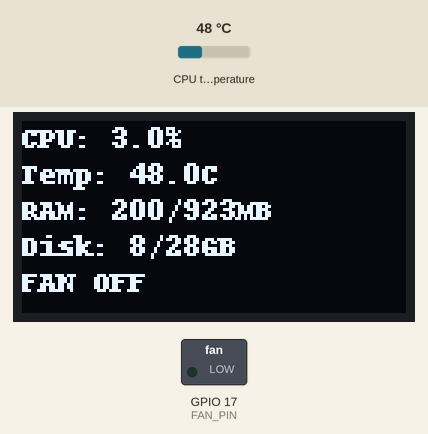
Recording of a program running on a simulated Raspberry Pi (BCM pin numbers). On the bench: 128×64 one-colour display, switched loads named in the program (green lamp = pin HIGH). Inputs (shaded band) come from the test bench; at power-on: CPU temperature 48 °C. System figures (address, load, memory, disk, uptime) are fixed made-up values; threads take turns every 2 ms; what the program prints to the terminal is not drawn.

Above: at 1.2 s.
1.3 s: CPU temperature set to 54 °C
At 3.3 s:
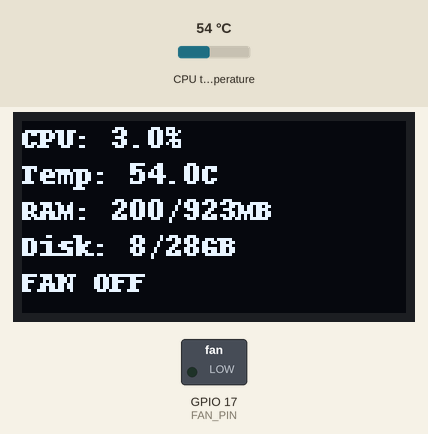
3.7 s: CPU temperature set to 57 °C
At 5.5 s:
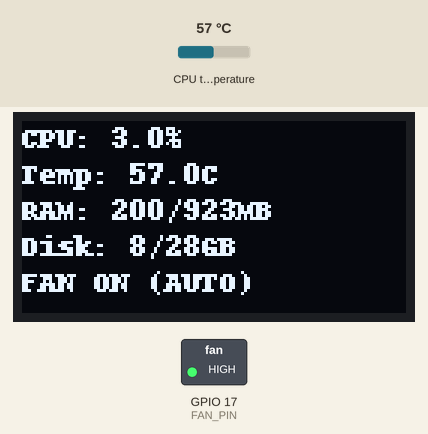
5.8 s: CPU temperature set to 31 °C
At 6.9 s:
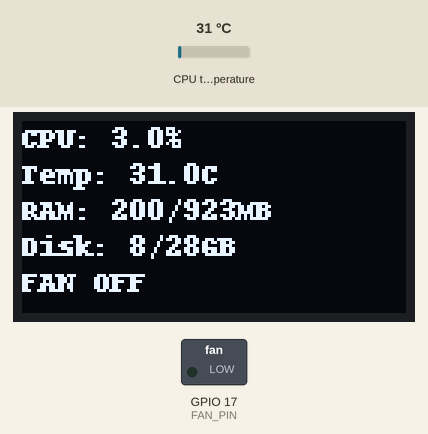
Timing chart, 0 to 8.8 s (numbered marks = the images above; inputs shaded):
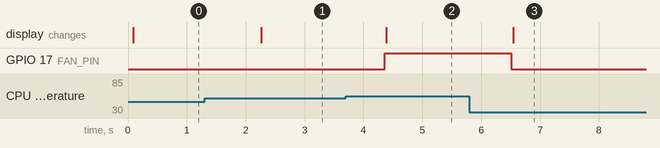

Measured:
- the behaviour switches between 55 and 56 °C on CPU temperature (found by bisection; images 1 and 2)
- after the input at 1.3 s, the display: changes after 0.96 s (image 1)
- after the input at 3.7 s, GPIO 17 (FAN_PIN): LOW → HIGH after 0.66 s; the display: changes after 0.69 s (image 2)
- after the input at 5.8 s, GPIO 17 (FAN_PIN): HIGH → LOW after 0.71 s; the display: changes after 0.74 s (image 3)

The program:

read_cpu_web.py
```python
#!/usr/bin/env python3
# pi_monitor_flask.py
# Single-file system monitor + OLED + fan control + Flask dashboard
# Option 1 behaviour: Manual switch allowed, but if temp > 55°C fan forced ON.

import threading
import time
import os
from flask import Flask, jsonify, request, render_template_string
import psutil
from PIL import Image, ImageDraw, ImageFont
import board
import adafruit_ssd1306
import RPi.GPIO as GPIO

# -------------------------
# CONFIG
# -------------------------
FAN_PIN = 17
TEMP_SAFE_THRESHOLD = 55.0   # °C - above this fan forced ON
OLED_WIDTH = 128
OLED_HEIGHT = 64
I2C_ADDR = 0x3C

POLL_INTERVAL = 1.0   # seconds for local monitoring
WEB_POLL_INTERVAL = 2.0  # seconds clients poll the server for updates

# -------------------------
# GLOBAL STATE (shared)
# -------------------------
state = {
    "cpu_percent": 0.0,
    "cpu_temp": None,
    "ram_used_mb": 0,
    "ram_total_mb": 0,
    "ram_percent": 0,
    "disk_used_gb": 0,
    "disk_total_gb": 0,
    "disk_percent": 0,
    "fan_actual_on": False,   # what is actually set on GPIO
    "fan_manual_state": False, # user-chosen state from web (True = ON, False = OFF)
    "fan_forced_auto": False  # whether currently forced ON due to temp
}

state_lock = threading.Lock()

# -------------------------
# HELPER: read CPU temp
# -------------------------
def get_cpu_temp():
    try:
        with open("/sys/class/thermal/thermal_zone0/temp", "r") as f:
            t = int(f.read().strip()) / 1000.0
        return t
    except Exception:
        return None

# -------------------------
# GPIO & OLED SETUP
# -------------------------
GPIO.setmode(GPIO.BCM)
GPIO.setup(FAN_PIN, GPIO.OUT)
GPIO.output(FAN_PIN, GPIO.LOW)

# OLED setup (same as your original code)
i2c = board.I2C()
oled = adafruit_ssd1306.SSD1306_I2C(OLED_WIDTH, OLED_HEIGHT, i2c, addr=I2C_ADDR)
oled.fill(0)
oled.show()
font = ImageFont.load_default()

# -------------------------
# MONITOR THREAD
# -------------------------
def monitor_loop():
    """
    Runs in a separate thread:
    - collects stats using psutil and get_cpu_temp()
    - decides fan state according to Option 1 logic:
       * If cpu_temp > TEMP_SAFE_THRESHOLD -> force fan ON (auto override)
       * Else follow manual state (from web)
    - update GPIO and OLED and state dict
    """
    while True:
        cpu = psutil.cpu_percent(interval=None)  # non-blocking
        cpu_temp = get_cpu_temp()
        ram = psutil.virtual_memory()
        disk = psutil.disk_usage('/')

        # convert sizes
        ram_used_mb = ram.used // (1024**2)
        ram_total_mb = ram.total // (1024**2)
        disk_used_gb = disk.used // (1024**3)
        disk_total_gb = disk.total // (1024**3)

        # Decide fan
        forced = False
        if cpu_temp is not None and cpu_temp > TEMP_SAFE_THRESHOLD:
            forced = True

        with state_lock:
            state["cpu_percent"] = round(cpu, 1)
            state["cpu_temp"] = round(cpu_temp, 1) if cpu_temp is not None else None
            state["ram_used_mb"] = ram_used_mb
            state["ram_total_mb"] = ram_total_mb
            state["ram_percent"] = ram.percent
            state["disk_used_gb"] = disk_used_gb
            state["disk_total_gb"] = disk_total_gb
            state["disk_percent"] = disk.percent
            state["fan_forced_auto"] = forced

            # actual fan: forced ON if forced else manual choice
            if forced:
                actual_on = True
            else:
                actual_on = bool(state["fan_manual_state"])

            state["fan_actual_on"] = actual_on

        # Set GPIO according to actual_on
        GPIO.output(FAN_PIN, GPIO.HIGH if actual_on else GPIO.LOW)

        # Draw to OLED (same layout you wanted)
        try:
            image = Image.new("1", (OLED_WIDTH, OLED_HEIGHT))
            draw = ImageDraw.Draw(image)

            draw.text((0, 0), f"CPU: {state['cpu_percent']}%", font=font, fill=255)
            if state["cpu_temp"] is not None:
                draw.text((0, 12), f"Temp: {state['cpu_temp']:.1f}C", font=font, fill=255)
            else:
                draw.text((0, 12), "Temp: NA", font=font, fill=255)

            draw.text((0, 24), f"RAM: {state['ram_used_mb']}/{state['ram_total_mb']}MB", font=font, fill=255)
            draw.text((0, 36), f"Disk: {state['disk_used_gb']}/{state['disk_total_gb']}GB", font=font, fill=255)

            # Fan label: show if AUTO forced
            if state["fan_actual_on"]:
                if state["fan_forced_auto"]:
                    fan_text = "FAN ON (AUTO)"
                else:
                    fan_text = "FAN ON"
            else:
                fan_text = "FAN OFF"

            draw.text((0, 48), fan_text, font=font, fill=255)

            oled.image(image)
            oled.show()
        except Exception as e:
            # don't let OLED errors kill the loop
            print("OLED update error:", e)

        # Print to terminal (clean)
        os.system("clear")
        with state_lock:
            print("======= RASPBERRY PI SYSTEM MONITOR =======")
            print(f"CPU Usage: {state['cpu_percent']}%")
            if state["cpu_temp"] is not None:
                print(f"CPU Temp: {state['cpu_temp']:.1f}°C")
            else:
                print("CPU Temp: Not Available")
            print(f"RAM: {state['ram_percent']}% ({state['ram_used_mb']} MB / {state['ram_total_mb']} MB)")
            print(f"Disk: {state['disk_percent']}% ({state['disk_used_gb']} GB / {state['disk_total_gb']} GB)")
            if state["fan_actual_on"]:
                if state["fan_forced_auto"]:
                    print("Fan: FAN ON (AUTO override)")
                else:
                    print("Fan: FAN ON (Manual)")
            else:
                print("Fan: FAN OFF (Manual)")
            print("============================================")

        # sleep for POLL_INTERVAL seconds
        time.sleep(POLL_INTERVAL)

# -------------------------
# FLASK APP (web UI)
# -------------------------
app = Flask(__name__)

INDEX_HTML = """
<!doctype html>
<html>
<head>
  <meta charset="utf-8" />
  <title>Pi Monitor Dashboard</title>
  <style>
    body { font-family: Arial, sans-serif; margin: 18px; }
    .card { border-radius:8px; padding:12px; box-shadow: 0 0 6px rgba(0,0,0,0.12); margin-bottom:12px; max-width:480px;}
    .big { font-size: 1.2rem; font-weight:600; }
    .muted { color: #666; font-size:0.9rem }
    .switch { display:inline-block; padding:6px 12px; border-radius:6px; background:#eee; cursor:pointer; }
    button { padding:8px 12px; border-radius:6px; cursor:pointer; }
  </style>
</head>
<body>
  <h2>Raspberry Pi Monitor</h2>

  <div class="card">
    <div>CPU: <span id="cpu">-</span></div>
    <div class="muted">Temperature: <span id="temp">-</span></div>
  </div>

  <div class="card">
    <div>RAM: <span id="ram">-</span></div>
    <div class="muted">Disk: <span id="disk">-</span></div>
  </div>

  <div class="card">
    <div class="big">Fan: <span id="fan_state">-</span></div>
    <div style="margin-top:8px;">
      <label>Manual Fan Control:
        <input type="checkbox" id="fan_manual_switch">
      </label>
      <button id="set_manual">Apply Manual State</button>
      <div class="muted" style="margin-top:8px;">If temp &gt; {{ threshold }}°C the fan will be forced ON automatically.</div>
    </div>
  </div>

  <script>
    const threshold = {{ threshold }};
    async function fetchStatus(){
      try{
        const res = await fetch("/status");
        const j = await res.json();
        document.getElementById("cpu").innerText = j.cpu_percent + "%";
        document.getElementById("temp").innerText = (j.cpu_temp !== null) ? j.cpu_temp + "°C" : "NA";
        document.getElementById("ram").innerText = j.ram_used_mb + "/" + j.ram_total_mb + "MB (" + j.ram_percent + "%)";
        document.getElementById("disk").innerText = j.disk_used_gb + "/" + j.disk_total_gb + "GB (" + j.disk_percent + "%)";
        document.getElementById("fan_state").innerText = j.fan_actual_on ? (j.fan_forced_auto ? "FAN ON (AUTO)" : "FAN ON (Manual)") : "FAN OFF (Manual)";
        // set checkbox to manual_state (so user sees current manual selection)
        document.getElementById("fan_manual_switch").checked = j.fan_manual_state;
      }catch(e){
        console.error("status err", e);
      }
    }

    // set manual state
    document.getElementById("set_manual").addEventListener("click", async ()=>{
      const val = document.getElementById("fan_manual_switch").checked;
      try{
        await fetch("/set_fan", {
          method: "POST",
          headers: { "Content-Type": "application/json" },
          body: JSON.stringify({ manual_state: val })
        });
        // refresh status after set
        await fetchStatus();
      }catch(e){
        console.error(e);
      }
    });

    // poll every WEB_POLL_INTERVAL seconds
    fetchStatus();
    setInterval(fetchStatus, {{ web_poll_ms }});
  </script>
</body>
</html>
"""

@app.route("/")
def index():
    # render template with threshold and poll interval
    return render_template_string(INDEX_HTML, threshold=TEMP_SAFE_THRESHOLD, web_poll_ms=int(WEB_POLL_INTERVAL*1000))

@app.route("/status")
def status():
    with state_lock:
        return jsonify({
            "cpu_percent": state["cpu_percent"],
            "cpu_temp": state["cpu_temp"],
            "ram_used_mb": state["ram_used_mb"],
            "ram_total_mb": state["ram_total_mb"],
            "ram_percent": state["ram_percent"],
            "disk_used_gb": state["disk_used_gb"],
            "disk_total_gb": state["disk_total_gb"],
            "disk_percent": state["disk_percent"],
            "fan_actual_on": state["fan_actual_on"],
            "fan_manual_state": state["fan_manual_state"],
            "fan_forced_auto": state["fan_forced_auto"]
        })

@app.route("/set_fan", methods=["POST"])
def set_fan():
    """
    Accepts JSON: { "manual_state": true/false }
    Sets the manual state; note: AUTO override still applies when temp > threshold
    """
    data = request.get_json(force=True)
    if "manual_state" not in data:
        return jsonify({"error": "manual_state required"}), 400
    manual = bool(data["manual_state"])
    with state_lock:
        state["fan_manual_state"] = manual
        # actual will be computed by monitor thread on next loop (or we could set GPIO here too)
        # immediate apply if temperature not forcing auto:
        if not state["fan_forced_auto"]:
            state["fan_actual_on"] = manual
            GPIO.output(FAN_PIN, GPIO.HIGH if manual else GPIO.LOW)
    return jsonify({"ok": True, "fan_manual_state": state["fan_manual_state"]})

# -------------------------
# STARTUP
# -------------------------
if __name__ == "__main__":
    try:
        # start monitor thread
        mthread = threading.Thread(target=monitor_loop, daemon=True)
        mthread.start()

        # run flask (accessible on all interfaces by default, port 5000)
        # you can change host/port as needed
        app.run(host="0.0.0.0", port=5000, threaded=True)
    except KeyboardInterrupt:
        pass
    finally:
        # cleanup GPIO on exit
        GPIO.output(FAN_PIN, GPIO.LOW)
        GPIO.cleanup()
        try:
            oled.fill(0)
            oled.show()
        except Exception:
            pass
        print("Exiting - GPIO cleaned up")
```
